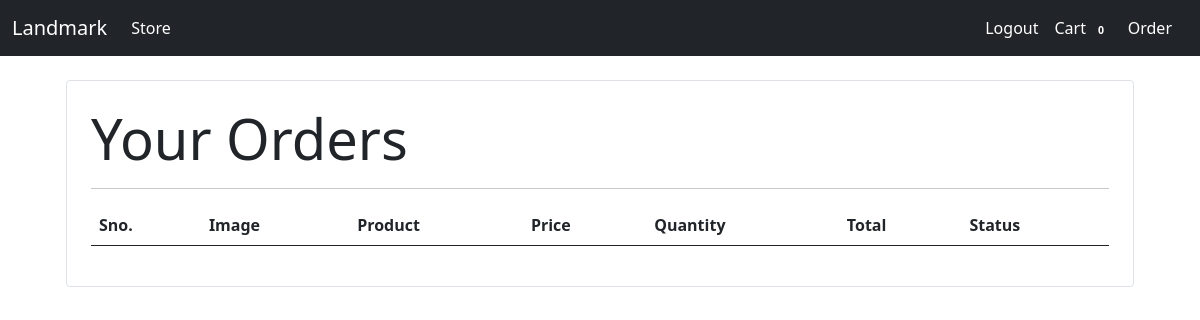
/order (signed in), run on an earlier commit of the app's database.
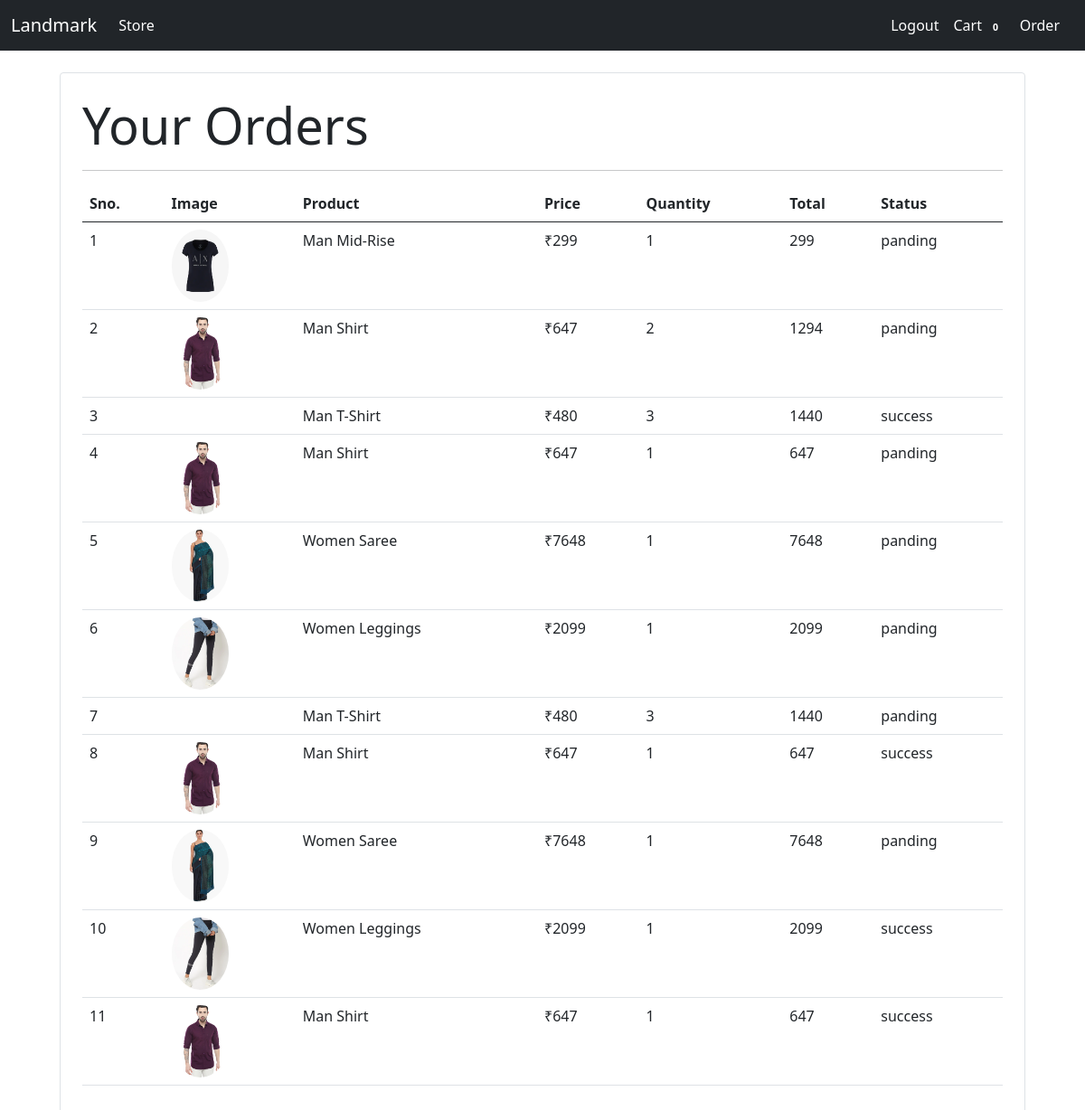
And on a later commit of the database.
### store/models/orders.py (models this page shows, shortened)
class Order(models.Model):
    product = models.ForeignKey(Product, on_delete=models.CASCADE)
    customer = models.ForeignKey(Customer, on_delete=models.CASCADE)
    quantity = models.IntegerField(default=1)
    price = models.IntegerField()
    address =   models.CharField(max_length=50,default="",blank=True)
    phone = models.CharField(max_length=12,default="",blank=True)
    date = models.DateField(default=datetime.datetime.today)
    status = models.BooleanField(default=False)
    def __str__(self):
        return str(self.product)
    @staticmethod
    def get_order_by_customer(customer_id):
        return Order.objects.filter(customer= customer_id).order_by("-date")

### store/models/product.py (models this page shows, shortened)
class Product(models.Model):
    name = models.CharField(max_length=50)
    price = models.IntegerField(default=0)
    category = models.ForeignKey(Category,on_delete=models.CASCADE,default=1)
    desc = models.CharField(max_length=200,default="",null=True,blank=True)
    image = models.ImageField(upload_to='uploads/products/')
    def __str__(self):
        return self.name

### store/views/order.py (the view)
# urls.py: path("order",OrderView.as_view(),name="order")
class OrderView(View):
    @method_decorator(auth_middlewares)
    def get(self,request):
        customer = request.session.get("customer_id")
        orders = Order.get_order_by_customer(customer)
        print(orders)
        return render(request,"order.html",{"order":orders})

### store/templatetags/custome_filter.py (called while the page is built)
@register.filter(name="currency")
def currency(number):
    return "₹"+str(number)

@register.filter(name="multiply")
def multiply(number,price):
    return number * price

### store/templates/order.html (shortened to what this page needs)
{% extends "base.html" %}
{% block content %}
{%load cart%}
{%load custome_filter %}
<div class="container">
    <div class="border rounded p-4 m-4">
        <p class="display-4 pl-4 ml-4"> Your Orders</p>
        <hr>
        <table class="table">
            <thead>
                <tr>
                    <th>Sno.</th>
                    <th>Image</th>
                    <th>Product</th>
                    <th>Price</th>
                    <th>Quantity</th>
                    <th>Total</th>
                    <th>Status</th>
                </tr>
            </thead>
            <tbody>
                {% for orders in order%}
                <tr>
                    <td >{{forloop.counter}}</td>
                    <td><img style="height: 80px;" class="rounded-circle" src="{{orders.product.image.url}}" alt=""></td>
                    <td>{{orders.product.name}}</td>
                    <td>{{orders.product.price|currency}}</td>
                        <td>{{orders.quantity}}</td>
                    <td>{{orders.quantity|multiply:orders.price}}</td>
                    {% if orders.status%}
                        <td>success</td>
                    {% else %}
                        <td>panding</td>
                    {% endif %}
                </tr>
                {% endfor %}
            </tbody>
        </table>
    </div>
</div>
{% endblock %}

### store/templates/base.html (shortened to what this page needs)
<!doctype html>
<html lang="en">
<head>
    <link href="https://cdn.jsdelivr.net/npm/bootstrap@5.0.0/dist/css/bootstrap.min.css" rel="stylesheet"
>
</head>
<body>
    <div class="container-fluid my-0 px-0">
        <nav class="navbar navbar-expand-lg navbar-dark bg-dark">
            <div class="container-fluid">
              <a class="navbar-brand" href="/">Landmark</a>
              <div class="collapse navbar-collapse" id="navbarSupportedContent">
                <ul class="navbar-nav me-auto mb-2 mb-lg-0">
                  <li class="nav-item">
                    <a class="nav-link active" aria-current="page" href="#">Store</a>
                  </li>
                </ul>
                <ul class=" navbar-nav me-2">
                  {% if request.session.customer_id%}
                    <li class="nav-item">
                      <a class="nav-link active" aria-current="page" href="/logout">Logout</a>
                    </li>
                    <li class="nav-item">
                      <a class="nav-link active" aria-current="page" href="/cart">Cart
                      <span class="badge badge-info"><small>{{request.session.cart.keys|length}}</small></span>
                      </a>
                    </li>
                    <li class="nav-item">
                      <a class="nav-link active" aria-current="page" href="/order">Order</a>
                    </li>
                    {% endif %}
                  </ul>
              </div>
            </div>
          </nav>
    </div>
   {% block content %}
   {% endblock %}
</body>
</html>

What changed in the data, as far as the page shows it:
added Order: product.image (picture), product.name "Man Mid-Rise", product.price "₹299", quantity "1", quantity|multiply "299", status "panding"
added Order: product.image (picture), product.name "Man Shirt", product.price "₹647", quantity "2", quantity|multiply "1294", status "panding"
added Order: product.name "Man T-Shirt", product.price "₹480", quantity "3", quantity|multiply "1440", status "success"
added Order: product.image (picture), product.name "Man Shirt", product.price "₹647", quantity "1", quantity|multiply "647", status "panding"
added Order: product.image (picture), product.name "Women Saree", product.price "₹7648", quantity "1", quantity|multiply "7648", status "panding"
added Order: product.image (picture), product.name "Women Leggings", product.price "₹2099", quantity "1", quantity|multiply "2099", status "panding"
added Order: product.name "Man T-Shirt", product.price "₹480", quantity "3", quantity|multiply "1440", status "panding"
added Order: product.image (picture), product.name "Man Shirt", product.price "₹647", quantity "1", quantity|multiply "647", status "success"
added Order: product.image (picture), product.name "Women Saree", product.price "₹7648", quantity "1", quantity|multiply "7648", status "panding"
added Order: product.image (picture), product.name "Women Leggings", product.price "₹2099", quantity "1", quantity|multiply "2099", status "success"
added Order: product.image (picture), product.name "Man Shirt", product.price "₹647", quantity "1", quantity|multiply "647", status "success"
